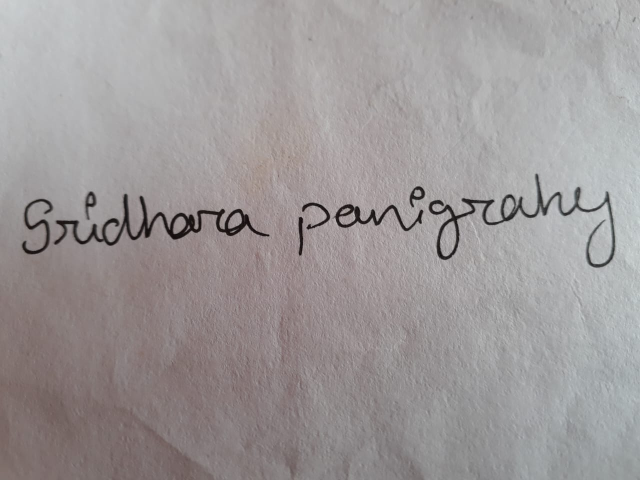
#> input picture data/reference/0001_ref.jpg, 1280 x 960 px, found by its file name (shown at 1/2 size)
$ python demo.py
#> lines starting #> are read from the running program, lines starting #| are printed output that depends on the picture; after the words box and inside, x2 and y2 are one past the last pixel; in counts of white or black regions, pixels touching at a corner belong together; long printed decimals are rounded
### src/preprocess.py
import cv2
import numpy as np
from skimage.morphology import skeletonize
from skimage.util import img_as_ubyte

def keep_largest_component(bin_img):
    num_labels, labels, stats, _ = cv2.connectedComponentsWithStats(bin_img, connectivity=8)
    if num_labels <= 1:
        return bin_img
    # pick component with largest area except background
    largest_label = 1 + np.argmax(stats[1:, cv2.CC_STAT_AREA])
    mask = (labels == largest_label).astype("uint8") * 255
    return mask

def preprocess_image(path, target_height=300):
    img = cv2.imread(path)
    if img is None:
        raise FileNotFoundError(f"Image not found: {path}")

    # Resize uniformly
    h = img.shape[0]
    scale = target_height / float(h)
    img = cv2.resize(img, None, fx=scale, fy=scale, interpolation=cv2.INTER_AREA)

    gray = cv2.cvtColor(img, cv2.COLOR_BGR2GRAY)

    # ----- NEW: background normalization -----
    blur_bg = cv2.GaussianBlur(gray, (55,55), 0)
    norm = cv2.divide(gray, blur_bg, scale=255)

    # ----- NEW: adaptive threshold (best for paper noise) -----
    th = cv2.adaptiveThreshold(
        norm,
        255,
        cv2.ADAPTIVE_THRESH_GAUSSIAN_C,
        cv2.THRESH_BINARY_INV,
        35,    # block size (tune)
        10     # bias (tune)
    )

    # ----- NEW: remove small speckles -----
    kernel = cv2.getStructuringElement(cv2.MORPH_RECT, (3,3))
    clean = cv2.morphologyEx(th, cv2.MORPH_OPEN, kernel, iterations=1)

    # ----- VERY IMPORTANT -----
    # Keep ONLY the biggest connected component (the signature strokes)
    clean = keep_largest_component(clean)

    # ----- skeletonization -----
    bw = clean > 0
    skel = skeletonize(bw)   # boolean
    skel_u8 = img_as_ubyte(skel)

    return skel_u8

### src/features.py
# src/features.py
import cv2
import numpy as np

def resample_curve(pts, n_points=200):
    # pts: (N,2) float
    # compute cumulative arc length
    diffs = np.diff(pts, axis=0)
    seglen = np.hypot(diffs[:,0], diffs[:,1])
    cum = np.concatenate([[0], np.cumsum(seglen)])
    if cum[-1] == 0:
        return np.repeat(pts[:1], n_points, axis=0)
    # desired distances
    distances = np.linspace(0, cum[-1], n_points)
    resampled = []
    j = 0
    for d in distances:
        while j < len(cum)-1 and cum[j+1] < d:
            j += 1
        if cum[j+1] == cum[j]:
            resampled.append(pts[j])
        else:
            t = (d - cum[j]) / (cum[j+1] - cum[j])
            p = (1-t) * pts[j] + t * pts[j+1]
            resampled.append(p)
    return np.array(resampled)

def contour_to_points(bin_img, n_points=200):
    contours, _ = cv2.findContours(bin_img, cv2.RETR_EXTERNAL, cv2.CHAIN_APPROX_NONE)
    if not contours:
        return None
    # pick largest contour by area or length (prefer length)
    contour = max(contours, key=lambda c: c.shape[0])
    pts = contour.squeeze().astype(np.float32)  # (N,2)

    # ensure 2D
    if pts.ndim == 1:
        pts = pts[np.newaxis, :]

    # resample to fixed length for stability
    pts_res = resample_curve(pts, n_points=n_points)

    # normalize coordinates to bounding box
    x_min, y_min = pts_res.min(axis=0)
    x_max, y_max = pts_res.max(axis=0)
    w = x_max - x_min if (x_max - x_min) > 1e-6 else 1.0
    h = y_max - y_min if (y_max - y_min) > 1e-6 else 1.0
    norm_xy = (pts_res - [x_min, y_min]) / [w, h]

    # compute angles (tangent)
    dx = np.gradient(pts_res[:,0])
    dy = np.gradient(pts_res[:,1])
    angles = np.arctan2(dy, dx)
    angles = angles.reshape(-1,1)

    features = np.hstack([norm_xy, angles])  # shape (n_points, 3)
    return features

### src/greedy.py
import numpy as np

def greedy_score(A, B, window=3):
    # A, B are arrays of shape (m, d) and (n, d)
    m, n = A.shape[0], B.shape[0]
    i = j = 0
    scores = []
    while i < m and j < n:
        best = None
        best_pair = (i,j)
        for di in range(window):
            for dj in range(window):
                ii = min(m-1, i+di)
                jj = min(n-1, j+dj)
                dist = np.linalg.norm(A[ii]-B[jj])
                if best is None or dist < best:
                    best = dist
                    best_pair = (ii, jj)
        scores.append(best)
        i = best_pair[0] + 1
        j = best_pair[1] + 1
    if len(scores)==0:
        return np.inf
    return float(np.mean(scores))

### src/dtw_dp.py
# src/dtw_dp.py
import numpy as np

def dtw_distance(A, B, band=None, large_cost=1e6):
    m, n = len(A), len(B)
    # guard: if empty
    if m == 0 or n == 0:
        return float('inf')

    D = np.full((m+1, n+1), np.inf, dtype=float)
    D[0,0] = 0.0

    if band is None:
        jmin_func = lambda i: 1
        jmax_func = lambda i: n
    else:
        jmin_func = lambda i: max(1, i - band)
        jmax_func = lambda i: min(n, i + band)

    for i in range(1, m+1):
        jmin = jmin_func(i)
        jmax = jmax_func(i)
        for j in range(jmin, jmax+1):
            cost = np.linalg.norm(A[i-1] - B[j-1])
            if not np.isfinite(cost):
                cost = large_cost
            # accumulate
            D[i,j] = cost + min(D[i-1,j], D[i,j-1], D[i-1,j-1])

    dist = D[m,n]
    if not np.isfinite(dist):
        return float('inf')
    # normalize by path length approximation (m+n)
    return float(dist) / (m + n)

### src/demo.py
# src/demo.py (clean + debug + stable)
from preprocess import preprocess_image
from features import contour_to_points
from greedy import greedy_score
from dtw_dp import dtw_distance
import cv2, os

REF_PATH = 'data/reference/0001_ref.jpg'
QUERY_PATH = 'data/query/0001_q1.jpg'
DEBUG_DIR = 'data/debug'
os.makedirs(DEBUG_DIR, exist_ok=True)

def safe_extract(path, tag):
    img = preprocess_image(path)
    # save preprocessed image for inspection
    fname = os.path.join(DEBUG_DIR, f'{tag}_pre.jpg')
    cv2.imwrite(fname, img)

    try:
        feats = contour_to_points(img)
        if feats is None or len(feats) == 0:
            print(f'Warning: no contour points extracted from {path}')
            return None, img
        return feats, img
    except Exception as e:
        print(f'Error extracting features from {path}:', e)
        return None, img

# extract features
A, ref_img = safe_extract(REF_PATH, 'ref')
#> in preprocess_image, img is the input picture: shape (960, 1280, 3); mean B, G, R 152.8, 152.4, 157.3
#> in preprocess_image, `th = cv2.adaptiveThreshold( norm, 255, cv2.ADAPTIVE_THRESH_GAUSSIAN_C,..`:
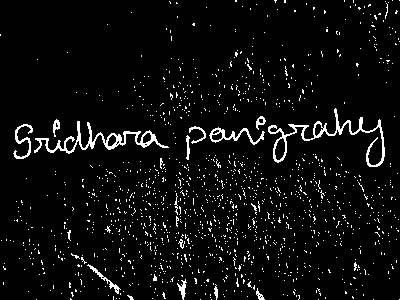
#> th: shape (300, 400); 4.9% white in thin lines or dots
#> in preprocess_image, `clean = cv2.morphologyEx(th, cv2.MORPH_OPEN, kernel, iterations=1)`: clean: shape (300, 400); 0.9% white; 56 white regions (38 under 20 px), largest, box (x1, y1, x2, y2) and area: (179, 284, 186, 297) 58, (336, 121, 342, 134) 47, (147, 134, 156, 145) 47
#> in keep_largest_component, `num_labels, labels, stats, _ = cv2.connectedComponentsWithStats(bin_im..`: labels: shape (300, 400) int32; 57 distinct labels, from 0 to 56
#> in keep_largest_component, `num_labels, labels, stats, _ = cv2.connectedComponentsWithStats(bin_im..`: num_labels = 57; stats = 57 rows, first 6: [0, 0, 400, 300, 118924], [334, 109, 3, 4, 12], [335, 114, 3, 3, 9], [260, 116, 3, 3, 9], [359, 117, 4, 13, 44], [55, 120, 5, 5, 19]
#> in keep_largest_component, `largest_label = 1 + np.argmax(stats[1:, cv2.CC_STAT_AREA])`: largest_label = 52
#> in keep_largest_component, `mask = (labels == largest_label).astype("uint8") * 255`: mask: shape (300, 400); 0.05% white; 1 white region, box (x1, y1, x2, y2) and area: (179, 284, 186, 297) 58
#> in preprocess_image, `skel = skeletonize(bw)`: skel: shape (300, 400) bool; 0.01% white in thin lines or dots, all inside (x1, y1, x2, y2) = (180, 285, 185, 295)
#> in contour_to_points, `contours, _ = cv2.findContours(bin_img, cv2.RETR_EXTERNAL, cv2.CHAIN_A..`: contours = 1 contour, all with area under 20
#> in contour_to_points, `contour = max(contours, key=lambda c: c.shape[0])`: contour = contour of 21 points, box (x1, y1, x2, y2) (180, 285, 185, 295), area 0
#> in contour_to_points, `pts = contour.squeeze().astype(np.float32)`: pts = 21 rows, first 8: [184, 285], [183, 286], [183, 287], [182, 288], [181, 288], [180, 289], [181, 288], [182, 289]
#> in resample_curve, `diffs = np.diff(pts, axis=0)`: diffs = 20 rows, first 8: [-1, 1], [0, 1], [-1, 1], [-1, 0], [-1, 1], [1, -1], [1, 1], [0, 1]
#> in resample_curve, `seglen = np.hypot(diffs[:,0], diffs[:,1])`: seglen = 20 values, max 1.41 at index 0, min 1 at index 1, mean 1.17
#> in resample_curve, `cum = np.concatenate([[0], np.cumsum(seglen)])`: cum = 21 values from 0 to 23.31
#> the loop in resample_curve, `for d in distances:` made 200 passes
#> (t, p) on passes 1 to 12: (0, [184, 285]), (0.0828, [183.9, 285.1]), (0.166, [183.8, 285.2]), (0.249, [183.8, 285.2]), (0.331, [183.7, 285.3]), (0.414, [183.6, 285.4]), (0.497, [183.5, 285.5]), (0.58, [183.4, 285.6]), (0.663, [183.3, 285.7]), (0.746, [183.3, 285.7]), (0.828, [183.2, 285.8]), (0.911, [183.1, 285.9])
#> t on pass 100: 0.527
#> after the loop in resample_curve, `for d in distances:`: j = 19; resampled = 200 pairs, first value 180 to 184, second value 285 to 294
#> in contour_to_points, `pts_res = resample_curve(pts, n_points=n_points)`: pts_res has the same summary as resampled in resample_curve
#> in contour_to_points, `x_min, y_min = pts_res.min(axis=0)`: x_min = 180; y_min = 285
#> in contour_to_points, `x_max, y_max = pts_res.max(axis=0)`: x_max = 184; y_max = 294
#> in contour_to_points, `w = x_max - x_min if (x_max - x_min) > 1e-6 else 1.0`: w = 3.98
#> in contour_to_points, `h = y_max - y_min if (y_max - y_min) > 1e-6 else 1.0`: h = 8.96
#> in contour_to_points, `norm_xy = (pts_res - [x_min, y_min]) / [w, h]`: norm_xy = 200 pairs, first value 0 to 1, second value 0 to 1
#> in contour_to_points, `dx = np.gradient(pts_res[:,0])`: dx = 200 values, max 0.0828 at index 58, min -0.117 at index 34, mean -0.00521
#> in contour_to_points, `dy = np.gradient(pts_res[:,1])`: dy = 200 values, max 0.117 at index 14, min -0.117 at index 125, mean 0.00491
#> in contour_to_points, `angles = np.arctan2(dy, dx)`: angles = 200 values, max 3.14 at index 34, min -2.36 at index 134, mean 0.355
#> in contour_to_points, `features = np.hstack([norm_xy, angles])`: features = 200 rows, first 8: [1, 0, 2.36], [0.979, 0.00925, 2.36], [0.958, 0.0185, 2.36], [0.938, 0.0277, 2.36], [0.917, 0.037, 2.36], [0.896, 0.0462, 2.36], [0.875, 0.0555, 2.36], [0.854, 0.0647, 2.36]
#> in safe_extract, `feats = contour_to_points(img)`: feats has the same summary as features in contour_to_points
#> A has the same summary as features in contour_to_points
B, qry_img = safe_extract(QUERY_PATH, 'query')
#> call 2 of preprocess_image, with path = 'data/query/0001_q1.jpg', target_height = 300
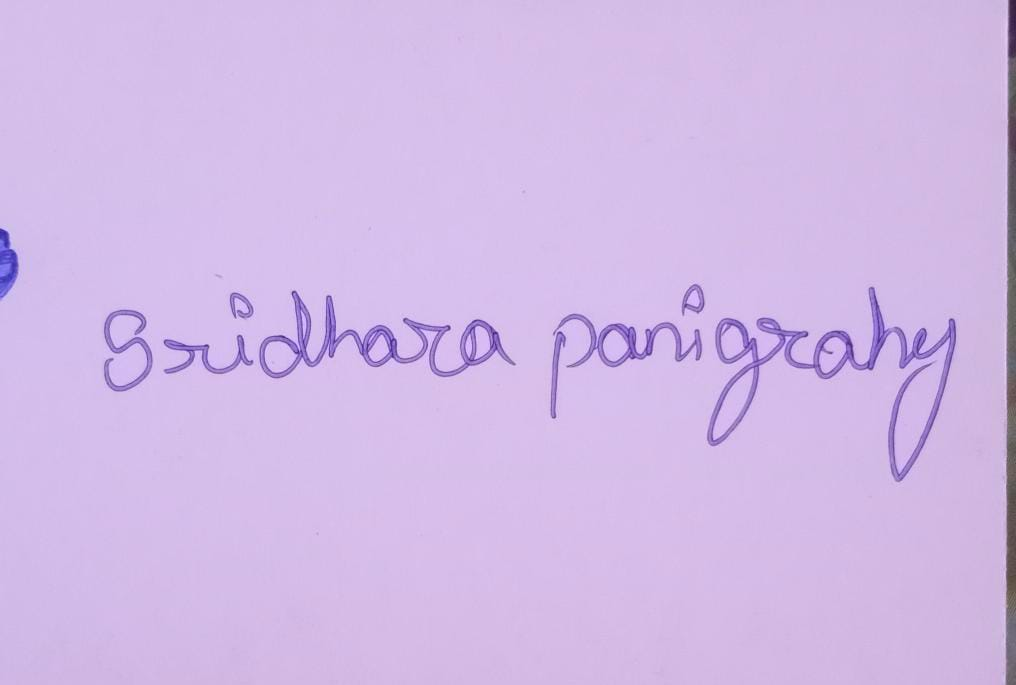
#> input picture data/query/0001_q1.jpg, 1016 x 685 px, found by its file name
#> in preprocess_image, img is the input picture: shape (685, 1016, 3); mean B, G, R 230.6, 185.4, 209.8
#> in preprocess_image (call 2), `norm = cv2.divide(gray, blur_bg, scale=255)`:
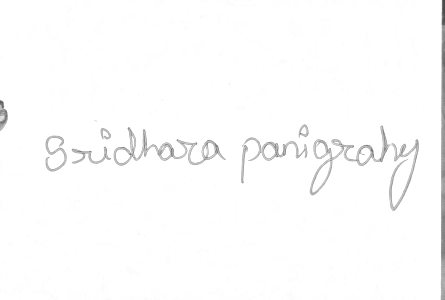
#> norm: shape (300, 445); min 68, max 255, mean 252
#> in preprocess_image (call 2), `th = cv2.adaptiveThreshold( norm, 255, cv2.ADAPTIVE_THRESH_GAUSSIAN_C,..`: th: shape (300, 445); 3.6% white; 14 white regions (4 under 20 px), largest, box (x1, y1, x2, y2) and area: (441, 0, 445, 300) 1083, (113, 127, 226, 166) 985, (310, 125, 390, 196) 905
#> in preprocess_image (call 2), `clean = cv2.morphologyEx(th, cv2.MORPH_OPEN, kernel, iterations=1)`: clean: shape (300, 445); 2.5% white; 73 white regions (38 under 20 px), largest, box (x1, y1, x2, y2) and area: (441, 0, 445, 300) 1077, (378, 126, 389, 162) 158, (0, 109, 8, 130) 103
#> in keep_largest_component (call 2), `num_labels, labels, stats, _ = cv2.connectedComponentsWithStats(bin_im..`:
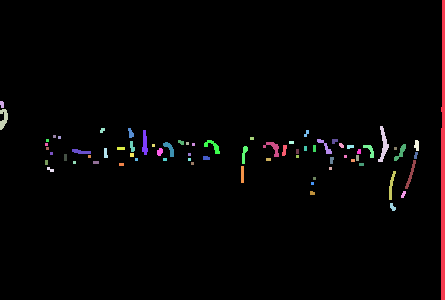
#> labels: shape (300, 445) int32; 74 distinct labels, from 0 to 73; one colour per label, 0 black
#> in keep_largest_component (call 2), `num_labels, labels, stats, _ = cv2.connectedComponentsWithStats(bin_im..`: num_labels = 74; stats = 74 rows, first 6: [0, 0, 442, 300, 130216], [441, 0, 4, 300, 1077], [0, 101, 4, 7, 24], [0, 109, 8, 21, 103], [378, 126, 11, 36, 158], [100, 128, 5, 5, 19]
#> in keep_largest_component (call 2), `largest_label = 1 + np.argmax(stats[1:, cv2.CC_STAT_AREA])`: largest_label = 1
#> in keep_largest_component (call 2), `mask = (labels == largest_label).astype("uint8") * 255`: mask: shape (300, 445); 0.81% white; 1 white region, box (x1, y1, x2, y2) and area: (441, 0, 445, 300) 1077
#> in preprocess_image (call 2), `skel = skeletonize(bw)`: skel: shape (300, 445) bool; 0.22% white in thin lines or dots, all inside (x1, y1, x2, y2) = (442, 0, 444, 299)
#> the loop in resample_curve (call 2), `for d in distances:` made 200 passes
#> (t, p) on passes 1 to 12: (0, [443, 0]), (0.00244, [443, 3]), (0.00488, [443, 6]), (0.00732, [443, 9.01]), (0.00975, [443, 12.01]), (0.0122, [443, 15.01]), (0.0146, [443, 18.01]), (0.0171, [443, 21.02]), (0.0195, [443, 24.02]), (0.0219, [443, 27.02]), (0.0244, [443, 30.02]), (0.0268, [443, 33.03])
#> t on pass 100: 0.999
#> in contour_to_points (call 2), `features = np.hstack([norm_xy, angles])`: features = 200 rows, first 8: [1, 0, 1.57], [1, 0.0101, 1.57], [1, 0.0202, 1.57], [1, 0.0303, 1.57], [1, 0.0404, 1.57], [1, 0.0505, 1.57], [1, 0.0607, 1.57], [1, 0.0708, 1.57]
#> in safe_extract (call 2), `feats = contour_to_points(img)`: feats has the same summary as features in contour_to_points
#> B has the same summary as features in contour_to_points

# debug info
print("Ref features shape:", None if A is None else A.shape)
#| Ref features shape: (200, 3)
print("Query features shape:", None if B is None else B.shape)
#| Query features shape: (200, 3)

# if either missing, stop early
if A is None or B is None:
    print("Cannot compute similarity — missing features.")
    cv2.imwrite(os.path.join(DEBUG_DIR, 'ref_query_side_by_side.jpg'),
                cv2.hconcat([ref_img, qry_img]))
    exit(0)

# compute greedy score (for info only)
gscore = greedy_score(A, B)
#> after the loop in greedy_score, `while i < m and j < n:`: scores = 125 values, max 2.37 at index 46, min 0.251 at index 124, mean 0.851
#> gscore = 0.851
print("Greedy score:", gscore)
#| Greedy score: 0.8513

# always run DTW (we fixed resampling so safe)
d = dtw_distance(A, B, band=None)
#> in dtw_distance, `m, n = len(A), len(B)`: m = 200
#> in dtw_distance, `D = np.full((m+1, n+1), np.inf, dtype=float)`: D: shape (201, 201) float64; every value is NaN or infinite
#> in dtw_distance, `D[0,0] = 0.0`: D: shape (201, 201) float64; 100% of the values are NaN or infinite; the others: min 0, max 0, mean 0
#> after the loop in dtw_distance, `for i in range(1, m+1):`:
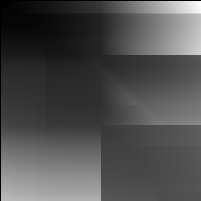
#> D: shape (201, 201) float64; 0.99% of the values are NaN or infinite; the others: min 0, max 521.8, mean 163.8; drawn with min black, max white, NaN and infinite black
print("DTW distance:", d)
#| DTW distance: 0.4215

# final decision threshold
if d < 0.45:
    print("Decision: Genuine")
else:
    print("Decision: Forged")

# Save feature point overlays
def draw_points(img, pts, outpath):
    im = cv2.cvtColor(img, cv2.COLOR_GRAY2BGR)
    h, w = im.shape[:2]
    for (x, y, *_) in pts:
        cx = int(x * w)
        cy = int(y * h)
        cv2.circle(im, (cx, cy), 2, (0,255,0), -1)
    cv2.imwrite(outpath, im)

draw_points(ref_img, A, os.path.join(DEBUG_DIR, 'ref_points.jpg'))
#> the loop in draw_points, `for (x, y, *_) in pts:` made 200 passes
#> (x, y) on passes 1 to 3: (1, 0), (0.979, 0.00925), (0.958, 0.0185)
#> after the loop in draw_points, `for (x, y, *_) in pts:`:
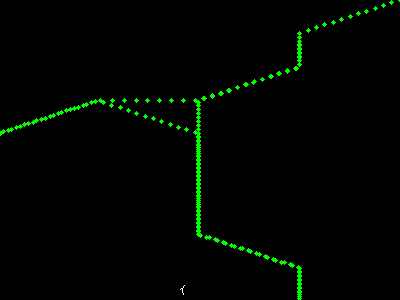
#> im: shape (300, 400, 3); mean B, G, R 0, 4.2, 0
draw_points(qry_img, B, os.path.join(DEBUG_DIR, 'query_points.jpg'))
#> call 2 of draw_points, with pts = array of shape (200, 3), outpath = 'data/debug/query_points.jpg'
#> the loop in draw_points (call 2), `for (x, y, *_) in pts:` made 200 passes
#> (x, y) on passes 1 to 3: (1, 0), (1, 0.0101), (1, 0.0202)
#> after the loop in draw_points (call 2), `for (x, y, *_) in pts:`:
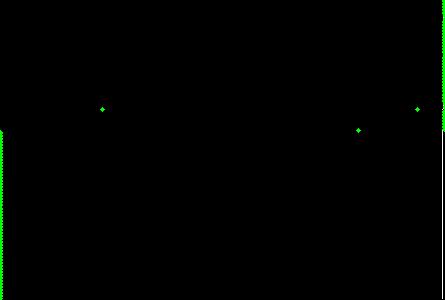
#> im: shape (300, 445, 3); mean B, G, R 0.3, 1.9, 0.3

print("Saved feature visualizations to", DEBUG_DIR)
